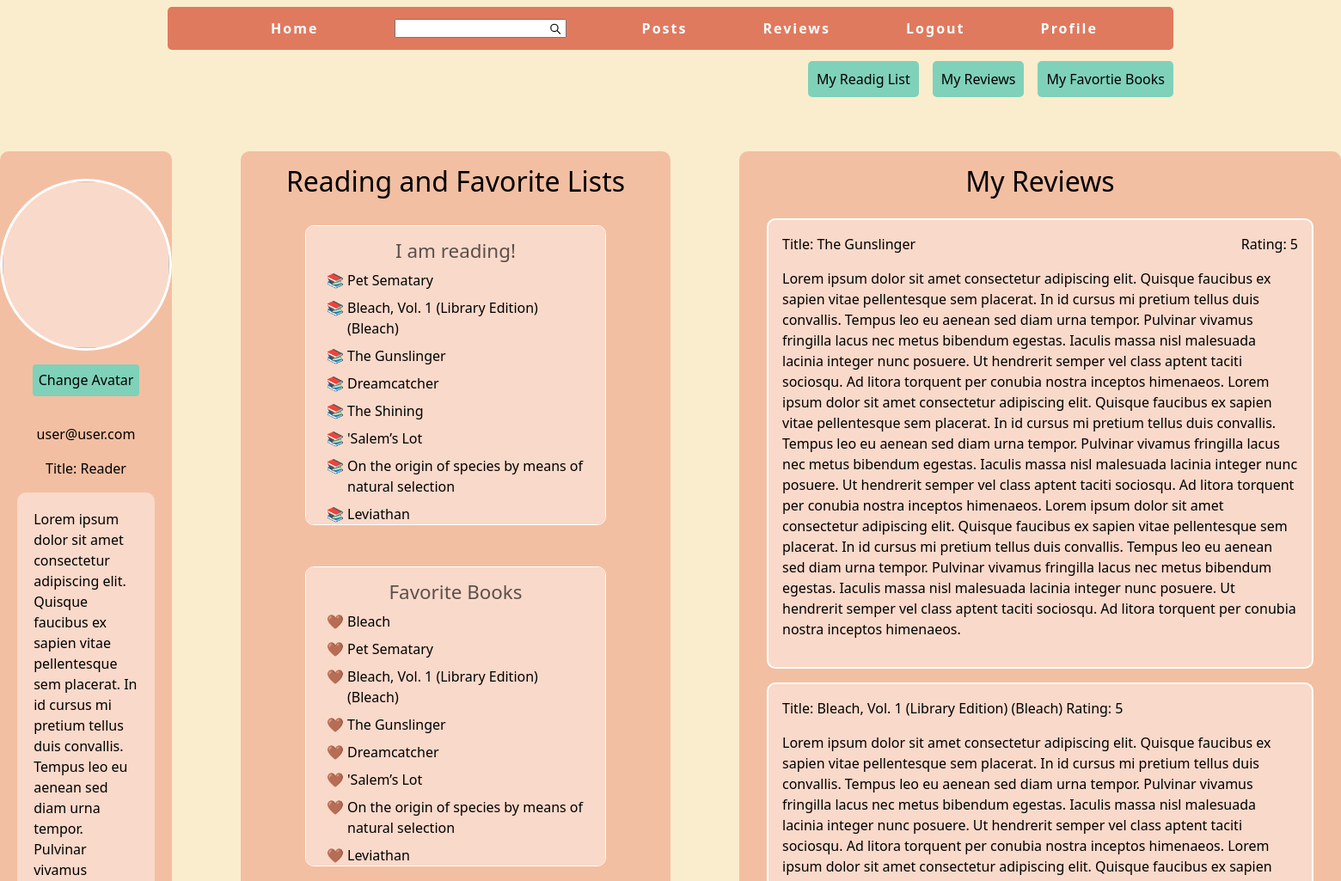
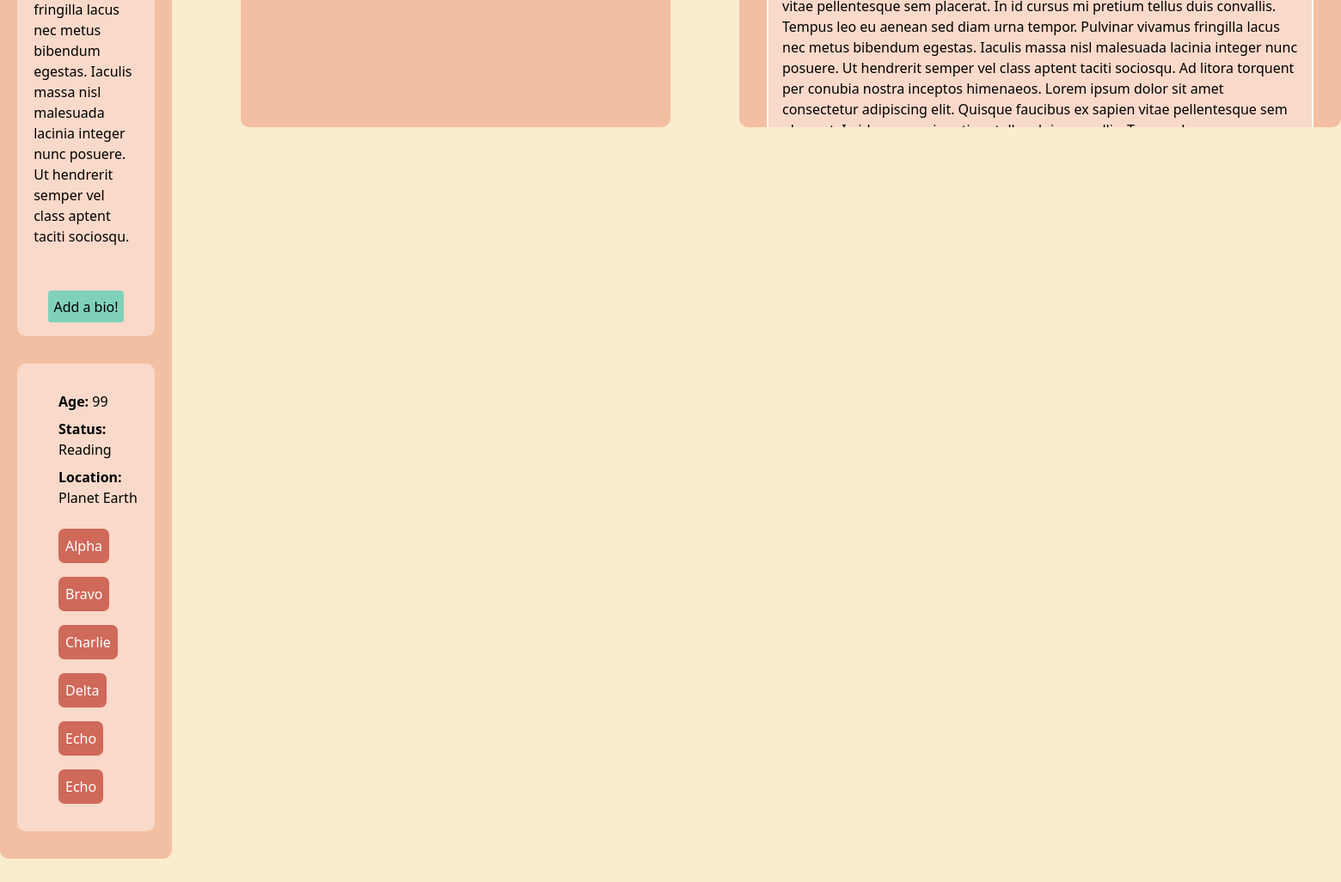
The page /user_profile_page/1 (signed in) on the database its author committed (2 pictures, top to bottom).
### book_data/models.py (models this page shows, shortened)
class Profile(models.Model):
    user = models.OneToOneField(User, on_delete=models.CASCADE)
    avatar = models.ImageField(default='avatars/avatar.png', upload_to='avatars')
    bio = models.TextField()

class ReadingList(models.Model):
    user = models.ForeignKey(User, on_delete=models.CASCADE)
    title = models.CharField(max_length=50)
    book_id = models.CharField(max_length=50)
    cover_id = models.CharField(max_length=50, null=True, blank=True)
    class Meta:
        db_table = "reading_list"

class FavoriteBooks(models.Model):
    user = models.ForeignKey(User, on_delete=models.CASCADE)
    title = models.CharField(max_length=50)
    book_id = models.CharField(max_length=50)
    cover_id = models.CharField(max_length=50, null=True, blank=True)
    cover_url = models.URLField()
    class Meta:
        db_table = 'favorite_books'

class Reviews(models.Model):
    reviewer = models.ForeignKey(User, on_delete=models.CASCADE)
    book_title = models.CharField(max_length=120)
    book_id = models.CharField(max_length=50)
    cover_id = models.CharField(max_length=50)
    cover_url = models.URLField()
    content = models.TextField()
    rating = models.IntegerField()
    created_at = models.DateTimeField(auto_now_add=True)
    class Meta:
        db_table = "reviews"

### book_data/views.py (the view)
# urls.py: path('user_profile_page/<int:user_id>', user_profile_page, name='user_profile_page'),
@login_required
def user_profile_page(request, user_id):
    if request.method == 'POST':
        if 'submit_avatar' in request.POST:
            avatar_form = AvatarForm(request.POST, request.FILES)
            bio_form = BioForm()  # empty form
            if avatar_form.is_valid():
                profile = request.user.profile
                profile.avatar = avatar_form.cleaned_data['avatar']
                profile.save()
                return redirect('user_profile_page', user_id)
        elif 'submit_bio' in request.POST:
            bio_form = BioForm(request.POST)
            avatar_form = AvatarForm()  # empty form
            if bio_form.is_valid():
                profile = request.user.profile
                profile.bio = bio_form.cleaned_data['bio']
                profile.save()
                return redirect('user_profile_page', user_id)
    else:
        avatar_form = AvatarForm()
        bio_form = BioForm()
    try:
        profile = request.user.profile
        avatar_url = profile.avatar.url
    except ObjectDoesNotExist:
        avatar_url = None
    try:
        profile = request.user.profile
        bio = profile.bio
    except ObjectDoesNotExist:
        bio = None
    try:
        reading_list = ReadingList.objects.filter(user=request.user)
    except ObjectDoesNotExist:
        reading_list = None
    try:
        reviews = Reviews.objects.filter(reviewer=request.user).order_by('-created_at')[:10]
    except ObjectDoesNotExist:
        reviews = None
    try:
        favorite_books = FavoriteBooks.objects.filter(user=request.user)
    except ObjectDoesNotExist:
        favorite_books = None
    try:
        following = Following.objects.filter(follower=request.user).order_by('-created_at')
    except ObjectDoesNotExist:
        following = None
    try:
        followers = Following.objects.filter(following=request.user).order_by('-created_at')
    except ObjectDoesNotExist:
        followers = None
    context = {
        'reading_list': reading_list,
        'reviews': reviews,
        'favorite_books': favorite_books,
        'avatar_form': avatar_form,
        'avatar_url': avatar_url,
        'bio': bio,
        'following': following,
        'followers': followers,
        'bio_form': bio_form
    }
    for item in reviews:
        print(item.book_title)
        print(item.content)
    return render(request, 'book_data/user_profile_page.html', context)

### book_data/forms.py
class AvatarForm(forms.ModelForm):
    class Meta:
        model = Profile
        fields = ['avatar']

class BioForm(forms.ModelForm):
    class Meta:
        model = Profile
        fields = ['bio']

### book_data/templates/book_data/user_profile_page.html (shortened to what this page needs)
{% extends 'book_data/layout.html' %}
{% load static %}
{% block extra_css %}
    <link rel="stylesheet" href="{% static 'style/profile_page.css' %}">
{% endblock %}
{% block content %}
    <main id="mn-container">
        <section id="personal-container">
           <div class="inner-container">
                <div id="avatar-container" class="shared-attributes">
                    <img src="{{ avatar_url }}" alt="">
                </div>
                <div id="avatar-modal" class="avater-modal shared-attributes">
                    <button type="button" class="btn btn-primary avatar-bttn" data-bs-toggle="modal" data-bs-target="#avatarModal">
                        Change Avatar
                    </button>
                </div>
                <div id="name-title-container" class="shared-attributes">
                    <p>{{ request.user }}</p>
                    <p>Title: Reader</p>
                </div>
                <div id="bio-container" class="shared-attributes">
                    <p>
                        {{ bio }}
                    </p>
                    <div class="shared-attributes">
                        <button type="button" class="btn btn-primary avatar-bttn" data-bs-toggle="modal" data-bs-target="#bioModal">
                        Add a bio!
                        </button>
                    </div>
                </div>
                <div id="personal-info-list" class="shared-attributes ">
                    <ul>
                        <li><span>Age:</span> 99</li>
                        <li><span>Status:</span> Reading</li>
                        <li><span>Location:</span> Planet Earth</li>
                    </ul>
                    <ul>
                        <li><span>Alpha</span></li>
                        <li><span>Bravo</span></li>
                        <li><span>Charlie</span></li>
                        <li><span>Delta</span></li>
                        <li><span>Echo</span></li>
                        <li><span>Echo</span></li>
                    </ul>
                </div>
           </div>
        </section>
        <section id="lists-container">
            <h2>Reading and Favorite Lists</h2>
            <section id="reading-list-section" class="shared-attributes" aria-labelledby="reading-list">
                <h3 class="h3-style ">I am reading!</h3>
                <ul id="reading-list">
                    {% for item in reading_list %}
                        <li>{{ item.title }}</li>
                    {% endfor %}
                </ul>
            </section>
            <section id="favorite-list-section" class="shared-attributes" aria-labelledby="favorie-list">
                <h3 class="h3-style ">Favorite Books</h3>
                <ul id="favorite-list">
                    {% for item in favorite_books %}
                        <li>{{ item.title }}</li>
                    {% endfor %}
                </ul>
            </section>
        </section>
        <section id="review-container">
            <h2>My Reviews</h2>
            <section id="reviews-section" class="shared-attributes" aria-labelledby="review-list">
                <div id="review-list" >
                    {% for review in reviews %}
                        <div>
                                <div>
                                    <span>Title: {{ review.book_title }} </span>
                                    <span>Rating: {{ review.rating }}</span>
                                </div>
                                <p>
                                    {{review.content }}
                                </p>
                        </div>
                     {% endfor %}
                </div>
            </section>
        </section>
    </main>
{% endblock %}

### book_data/static/style/main_style.css (style rules this page uses)
* { box-sizing: border-box; }
body { color: black; background-color: #faedcd; padding: 0; margin: 0; }

### book_data/static/style/profile_page.css (style rules this page uses)
* { box-sizing: border-box; }
#mn-container { display: grid; grid-template-columns: 1fr 1fr 1fr; gap: 5rem; }
#personal-container { margin-left: auto; margin-right: auto; max-width: 25rem; }
.inner-container { display: flex; flex-direction: column; background-color: #f3bfa2; width: 100%; margin-top: 2rem; margin-bottom: 2rem; padding-bottom: 2rem; border-radius: 10px; margin-left: auto; margin-right: auto; }
.avatar-bttn { color: black; background-color: #7fd1b9; margin-top: 1rem; border: none; padding: 0.4rem; }
.shared-attributes { margin-left: auto; margin-right: auto; }
#name-title-container { width: 70%; text-align: center; margin-top: 2rem; }
#bio-container { width: 80%; display: flex; border-radius: 10px; flex-direction: column; justify-content: center; background-color: #f9d9ca; }
#bio-container button { margin-bottom: 1rem; }
#bio-container p { padding: 1.2rem; }
#personal-info-list { margin-top: 2rem; padding: 1rem; width: 80%; height: auto; background-color: #f9d9ca; border-radius: 10px; }
#personal-info-list ul { list-style: none; }
#personal-info-list ul:first-child span { font-weight: bold; }
#personal-info-list ul:first-child > li { padding-bottom: 0.5rem; }
#personal-info-list ul:first-child > li:first-child { padding-top: 1rem; }
#personal-info-list ul:nth-child(2) { display: flex; flex-wrap: wrap; gap: 1rem; }
#personal-info-list ul:nth-child(2) li { background-color: #cf6959; display: inline-flex; flex-wrap: wrap; padding: 0.5rem; border-radius: 7px; color: white; }
#lists-container { grid-column: 2/3; background-color: #f3bfa2; width: 500px; margin-left: auto; margin-right: auto; margin-top: 2rem; border-radius: 10px; display: flex; flex-direction: column; max-height: 50%; }
#lists-container h2 { text-align: center; margin-top: 1rem; margin-bottom: 2rem; }
#reading-list-section { margin-bottom: 3rem; }
#reading-list-section, #favorite-list-section { background-color: #f9d9ca; display: flex; flex-direction: column; width: 70%; max-height: 35%; padding: 1rem; border-radius: 10px; overflow-y: scroll; border: 1px solid white; }
.h3-style { color: rgba(0, 0, 0, 0.637); text-align: center; font-size: 1.4rem; }
#reading-list-section ul:nth-child(2) li::marker { content: "📚 "; }
#favorite-list-section ul:nth-child(2) li::marker { content: "🤎 "; }
#reading-list-section ul:nth-child(2) li, #favorite-list-section ul:nth-child(2) li { margin-bottom: 0.5rem; }
#review-container { display: flex; flex-direction: column; background-color: #f3bfa2; width: 700px; max-height: 50%; margin-left: auto; margin-right: auto; margin-top: 2rem; border-radius: 10px; grid-column: 3/4; gap: 1rem; overflow-y: scroll; }
#reviews-section { margin-left: 1rem; margin-right: 1rem; }
#review-list > div { background-color: #f9d9ca; border: 2px solid white; border-radius: 10px; margin-left: 1rem; margin-right: 1rem; margin-bottom: 1rem; padding: 1rem; display: flex; flex-direction: column; gap: 1rem; }
#review-list div:first-child div { display: flex; justify-content: space-between; }
#review-container h2 { text-align: center; margin-top: 1rem; }

### rows shown on the page
Profile: bio "Lorem ipsum dolor sit amet consectetur adipiscing elit. Quisque faucibus ex sapien vitae pellentesque sem placerat. In id cursus mi pretium tellus duis convallis. Tempus leo eu aenean sed diam urna tempor. Pulvinar vivamus fringilla lacus nec metus bibendum egestas. Iaculis massa nisl malesuada lacinia integer nunc posuere. Ut hendrerit semper vel class aptent taciti sociosqu."
ReadingList: title "Pet Sematary"
ReadingList: title "Bleach, Vol. 1 (Library Edition) (Bleach)"
ReadingList: title "The Gunslinger"
ReadingList: title "Dreamcatcher"
ReadingList: title "The Shining"
ReadingList: title "'Salem’s Lot"
ReadingList: title "On the origin of species by means of natural selection"
ReadingList: title "Leviathan"
FavoriteBooks: title "Bleach"
FavoriteBooks: title "Pet Sematary"
FavoriteBooks: title "Bleach, Vol. 1 (Library Edition) (Bleach)"
FavoriteBooks: title "The Gunslinger"
FavoriteBooks: title "Dreamcatcher"
FavoriteBooks: title "'Salem’s Lot"
FavoriteBooks: title "On the origin of species by means of natural selection"
FavoriteBooks: title "Leviathan"
Reviews: book_title "The Gunslinger", rating "5", content "Lorem ipsum dolor sit amet consectetur adipiscing elit. Quisque faucibus ex sapien vitae pellentesque sem placerat. In id cursus mi pretium tellus duis convallis. Tempus leo eu aenean sed diam urna tempor. Pulvinar vivamus fringilla lacus nec metus bibendum egestas. Iaculis massa nisl malesuada lacinia integer nunc posuere. Ut hendrerit semper vel class aptent taciti sociosqu. Ad litora torquent per conubia nostra inceptos himenaeos. Lorem ipsum dolor sit amet consectetur adipiscing elit. Quisque faucibus ex sapien vitae pellentesque sem placerat. In id cursus mi pretium tellus duis convallis. Tempus leo eu aenean sed diam urna tempor. Pulvinar vivamus fringilla lacus nec metus bibendum…"
Reviews: book_title "Bleach, Vol. 1 (Library Edition) (Bleach)", rating "5", content "Lorem ipsum dolor sit amet consectetur adipiscing elit. Quisque faucibus ex sapien vitae pellentesque sem placerat. In id cursus mi pretium tellus duis convallis. Tempus leo eu aenean sed diam urna tempor. Pulvinar vivamus fringilla lacus nec metus bibendum egestas. Iaculis massa nisl malesuada lacinia integer nunc posuere. Ut hendrerit semper vel class aptent taciti sociosqu. Ad litora torquent per conubia nostra inceptos himenaeos. Lorem ipsum dolor sit amet consectetur adipiscing elit. Quisque faucibus ex sapien vitae pellentesque sem placerat. In id cursus mi pretium tellus duis convallis. Tempus leo eu aenean sed diam urna tempor. Pulvinar vivamus fringilla lacus nec metus bibendum…"

### other values the page prints
{{ request.user }} "user@user.com"
